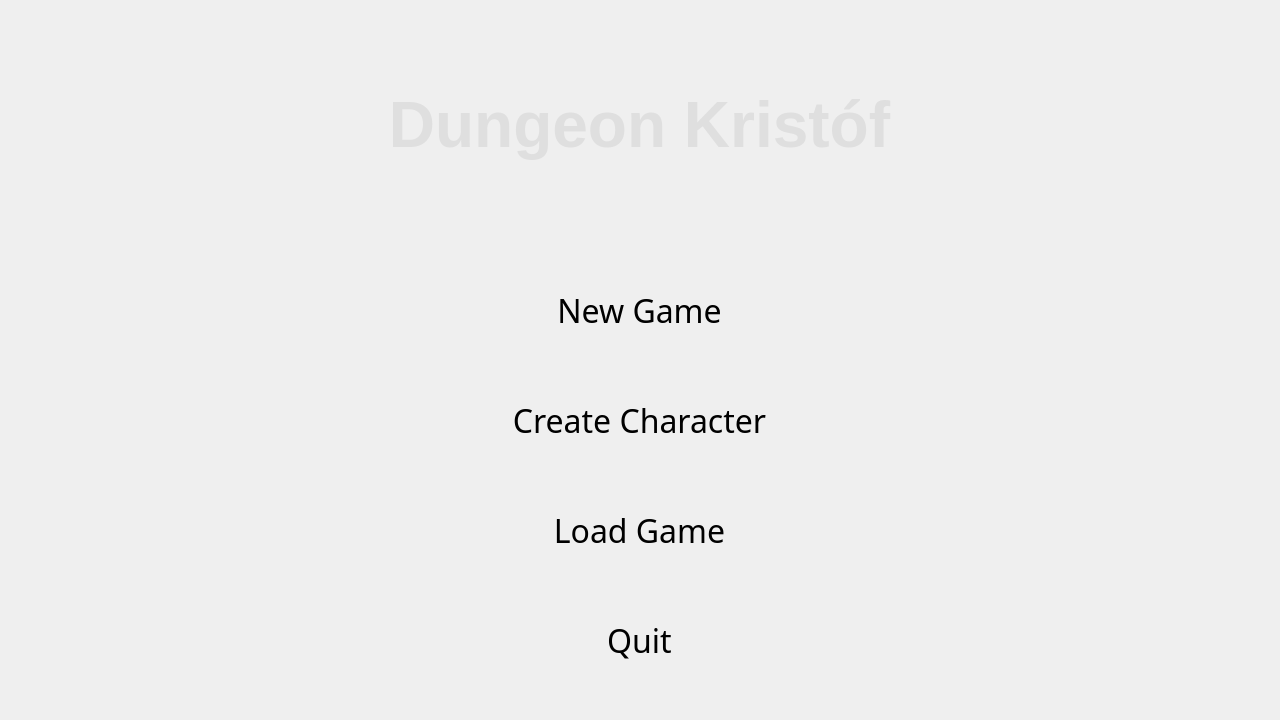
<?xml version="1.0" encoding="UTF-8"?>
<ui version="4.0">
 <class>MainWindow</class>
 <widget class="QMainWindow" name="MainWindow">
  <property name="geometry">
   <rect>
    <x>0</x>
    <y>0</y>
    <width>1280</width>
    <height>720</height>
   </rect>
  </property>
  <property name="minimumSize">
   <size>
    <width>1280</width>
    <height>720</height>
   </size>
  </property>
  <property name="maximumSize">
   <size>
    <width>1280</width>
    <height>720</height>
   </size>
  </property>
  <property name="windowTitle">
   <string>Dungeon Kristóf</string>
  </property>
  <property name="autoFillBackground">
   <bool>false</bool>
  </property>
  <property name="styleSheet">
   <string notr="true"/>
  </property>
  <widget class="QWidget" name="centralwidget">
   <property name="styleSheet">
    <string notr="true">QWidget#centralwidget{
	background-image: url(:/resources/img/brick_background.png);
}</string>
   </property>
   <layout class="QVBoxLayout" name="viewport" stretch="10">
    <property name="spacing">
     <number>0</number>
    </property>
    <property name="leftMargin">
     <number>0</number>
    </property>
    <property name="topMargin">
     <number>0</number>
    </property>
    <property name="rightMargin">
     <number>0</number>
    </property>
    <property name="bottomMargin">
     <number>0</number>
    </property>
    <item alignment="Qt::AlignHCenter">
     <widget class="QWidget" name="menuWidget" native="true">
      <layout class="QVBoxLayout" name="menuVLayout">
       <property name="spacing">
        <number>30</number>
       </property>
       <property name="topMargin">
        <number>10</number>
       </property>
       <property name="bottomMargin">
        <number>40</number>
       </property>
       <item>
        <widget class="QLabel" name="titleLabel">
         <property name="font">
          <font>
           <pointsize>48</pointsize>
           <weight>75</weight>
           <bold>true</bold>
          </font>
         </property>
         <property name="styleSheet">
          <string notr="true">QLabel#titleLabel
{
	color: #dfdfdf;
}</string>
         </property>
         <property name="text">
          <string>Dungeon Kristóf</string>
         </property>
         <property name="alignment">
          <set>Qt::AlignCenter</set>
         </property>
        </widget>
       </item>
       <item>
        <widget class="QPushButton" name="newgameBtn">
         <property name="sizePolicy">
          <sizepolicy hsizetype="Minimum" vsizetype="Preferred">
           <horstretch>0</horstretch>
           <verstretch>0</verstretch>
          </sizepolicy>
         </property>
         <property name="maximumSize">
          <size>
           <width>16777215</width>
           <height>80</height>
          </size>
         </property>
         <property name="font">
          <font>
           <family>Cooper Black</family>
           <pointsize>24</pointsize>
          </font>
         </property>
         <property name="autoFillBackground">
          <bool>false</bool>
         </property>
         <property name="styleSheet">
          <string notr="true">QPushButton[flat=true]{
background-color: rgba(89, 22, 9,200);
color :  #dfdfdf;
border: 4px solid #cdcdcd;
border-radius: 20px;
}

QPushButton:pressed[flat=true]{
background-color: rgba(89, 22, 9,200);
color :  #eef205;
border: 4px solid #eef205;
border-radius: 20px;
}</string>
         </property>
         <property name="text">
          <string>New Game</string>
         </property>
         <property name="flat">
          <bool>true</bool>
         </property>
        </widget>
       </item>
       <item>
        <widget class="QPushButton" name="charcreateBtn">
         <property name="sizePolicy">
          <sizepolicy hsizetype="Minimum" vsizetype="Preferred">
           <horstretch>0</horstretch>
           <verstretch>0</verstretch>
          </sizepolicy>
         </property>
         <property name="maximumSize">
          <size>
           <width>16777215</width>
           <height>80</height>
          </size>
         </property>
         <property name="font">
          <font>
           <family>Cooper Black</family>
           <pointsize>24</pointsize>
          </font>
         </property>
         <property name="autoFillBackground">
          <bool>false</bool>
         </property>
         <property name="styleSheet">
          <string notr="true">QPushButton[flat=true]{
background-color: rgba(89, 22, 9,200);
color :  #dfdfdf;
border: 4px solid #cdcdcd;
border-radius: 20px;
}

QPushButton:pressed[flat=true]{
background-color: rgba(89, 22, 9,200);
color :  #eef205;
border: 4px solid #eef205;
border-radius: 20px;
}</string>
         </property>
         <property name="text">
          <string>Create Character</string>
         </property>
         <property name="flat">
          <bool>true</bool>
         </property>
        </widget>
       </item>
       <item>
        <widget class="QPushButton" name="loadGameBtn">
         <property name="sizePolicy">
          <sizepolicy hsizetype="Minimum" vsizetype="Preferred">
           <horstretch>0</horstretch>
           <verstretch>0</verstretch>
          </sizepolicy>
         </property>
         <property name="maximumSize">
          <size>
           <width>16777215</width>
           <height>80</height>
          </size>
         </property>
         <property name="font">
          <font>
           <family>Cooper Black</family>
           <pointsize>24</pointsize>
          </font>
         </property>
         <property name="autoFillBackground">
          <bool>false</bool>
         </property>
         <property name="styleSheet">
          <string notr="true">QPushButton[flat=true]{
background-color: rgba(89, 22, 9,200);
color :  #dfdfdf;
border: 4px solid #cdcdcd;
border-radius: 20px;
}

QPushButton:pressed[flat=true]{
background-color: rgba(89, 22, 9,200);
color :  #eef205;
border: 4px solid #eef205;
border-radius: 20px;
}</string>
         </property>
         <property name="text">
          <string>Load Game</string>
         </property>
         <property name="flat">
          <bool>true</bool>
         </property>
        </widget>
       </item>
       <item>
        <widget class="QPushButton" name="quitBtn">
         <property name="sizePolicy">
          <sizepolicy hsizetype="Minimum" vsizetype="Preferred">
           <horstretch>0</horstretch>
           <verstretch>0</verstretch>
          </sizepolicy>
         </property>
         <property name="maximumSize">
          <size>
           <width>16777215</width>
           <height>80</height>
          </size>
         </property>
         <property name="font">
          <font>
           <family>Cooper Black</family>
           <pointsize>24</pointsize>
          </font>
         </property>
         <property name="autoFillBackground">
          <bool>false</bool>
         </property>
         <property name="styleSheet">
          <string notr="true">QPushButton[flat=true]{
background-color: rgba(89, 22, 9,200);
color :  #dfdfdf;
border: 4px solid #cdcdcd;
border-radius: 20px;
}

QPushButton:pressed[flat=true]{
background-color: rgba(89, 22, 9,200);
color :  #eef205;
border: 4px solid #eef205;
border-radius: 20px;
}</string>
         </property>
         <property name="text">
          <string>Quit</string>
         </property>
         <property name="flat">
          <bool>true</bool>
         </property>
        </widget>
       </item>
      </layout>
     </widget>
    </item>
   </layout>
  </widget>
 </widget>
 <resources/>
 <connections/>
</ui>
